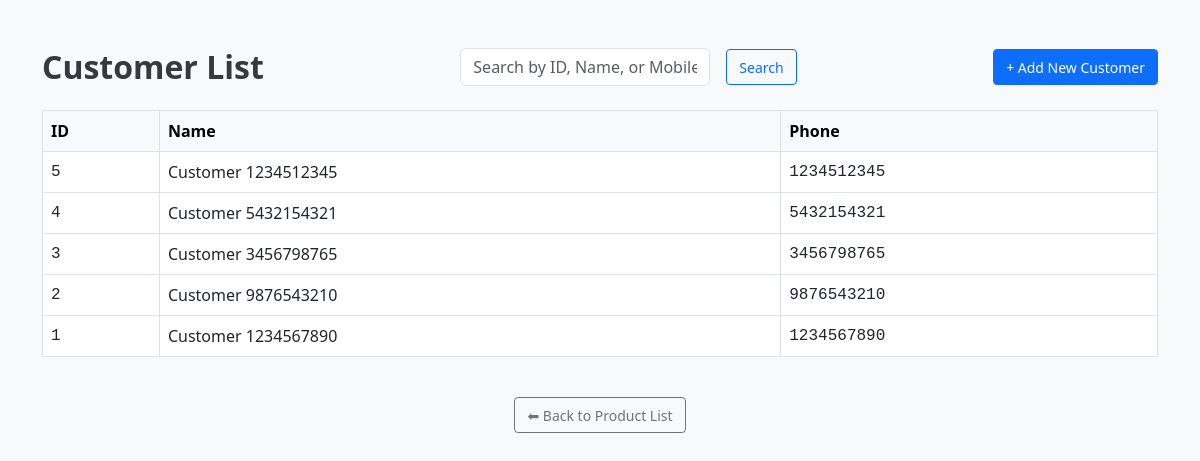
The app's page /customers (signed in) with its own data.
### Bill/models.py (models this page shows, shortened)
class Customer(db.Model):
    __tablename__ = 'customer'
    id = db.Column(db.Integer, primary_key=True)
    name = db.Column(db.String(100), nullable=False)
    phone = db.Column(db.String(10), nullable=False)

### Bill/app.py (the view)
@app.route('/customers')
@login_required
@admin_required
def customers():
    customers = Customer.query.order_by(Customer.id.desc()).all()
    return render_template('customers.html', customers=customers)

### Bill/app.py (called while the page is built)
@login_manager.user_loader
def load_user(user_id):
    return User.query.get(int(user_id))

def admin_required(f):
    @wraps(f)
    def decorated_function(*args, **kwargs):
        if not current_user.is_authenticated or not getattr(current_user, "is_admin", False):
            abort(403)
        return f(*args, **kwargs)
    return decorated_function

@app.context_processor
def inject_now():
    return {'current_year': datetime.now().year}

### templates/customers.html (shortened to what this page needs)
<!DOCTYPE html>
<html lang="en">
<head>
    <link href="https://cdn.jsdelivr.net/npm/bootstrap@5.3.0/dist/css/bootstrap.min.css" rel="stylesheet">
</head>
<body class="customer-page">
    <div class="container mt-5">
        <div class="top-controls mb-4">
            <h2 class="mb-0">Customer List</h2>
            <form method="get" action="{{ url_for('search_customer') }}" class="form-inline">
                <input type="text" name="q" class="form-control" placeholder="Search by ID, Name, or Mobile">
                <button type="submit" class="btn btn-outline-primary btn-sm">Search</button>
            </form>
            <a href="{{ url_for('add_customer') }}" class="btn btn-primary btn-sm">+ Add New Customer</a>
        </div>
        {% if customers %}
        <div class="table-responsive">
            <table class="table table-bordered table-hover">
                <thead class="table-light">
                    <tr>
                        <th>ID</th>
                        <th>Name</th>
                        <th>Phone</th>
                    </tr>
                </thead>
                <tbody>
                    {% for customer in customers %}
                    <tr>
                        <td class="mono">{{ customer.id }}</td>
                        <td>{{ customer.name }}</td>
                        <td class="mono">{{ customer.phone }}</td>
                    </tr>
                    {% endfor %}
                </tbody>
            </table>
        </div>
        {% else %}
            <div class="alert alert-warning">No customers found.</div>
        {% endif %}
    </div>
    <div class="text-center mt-4">
        <a href="{{ url_for('home') }}" class="btn btn-outline-secondary btn-sm">⬅ Back to Product List</a>
    </div>
</body>
</html>

### templates/customers.html (style rules this page uses)
body.customer-page { background-color: #f8f9fa; font-family: 'Segoe UI', Tahoma, Geneva, Verdana, sans-serif; }
h2 { font-weight: 600; color: #343a40; }
.form-control { width: 250px; margin-right: 1rem; }
.form-inline { display: flex; align-items: center; }
.table td, .table th { vertical-align: middle; }
.mono { font-family: 'Courier New', Courier, monospace; }
.btn-sm { font-size: 0.875rem; padding: 0.4rem 0.75rem; }
.top-controls { display: flex; justify-content: space-between; align-items: center; flex-wrap: wrap; gap: 1rem; }

### records on screen
Customer: id "5", name "Customer 1234512345", phone "1234512345"
Customer: id "4", name "Customer 5432154321", phone "5432154321"
Customer: id "3", name "Customer 3456798765", phone "3456798765"
Customer: id "2", name "Customer 9876543210", phone "9876543210"
Customer: id "1", name "Customer 1234567890", phone "1234567890"
